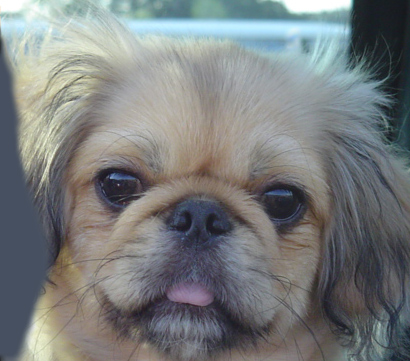
#> input picture Hybrid Images/images/dog.jpeg, 410 x 361 px; the run also reads 2 pictures not shown here
$ jupyter execute --allow-errors A1.ipynb
#> lines starting #> are read from the running program, lines starting #| are printed output that depends on the picture
# CPSC 425 - Computer Vision

## Homework 1: Image Filtering and Hybrid Images

### Leo Foord-Kelcey - 83974592

**Due date: Sep 27**

### Boilerplate

[cell 1]
from PIL import Image
import numpy as np
import math
import cv2 as cv
from scipy import signal
import time

### Submission Notes

All input images are to be read from a directory named `./images` and similarly all outputs will be written to the aforementioned directory. <br>
PDF solutions to `Part 1` are merged to this script inclusive PDF. <br>
Otherwise all solutions should be on this notebook as code or markdown <br>
Thanks!

## Part 1: Written Questions

In this part of the assignment, you will be practicing filtering by hand on a given "image". You may find the questions here (if you are familiar with LaTex, feel free to use the following template to generate the answers). Annotate your results on the PDF. During submission, you will merge this PDF with your report. Make sure that you put this right after your report cover page.

<div class="alert alert-warning">

Part 1: Solution

</div>

Solution attached to PDF

## Part 2: Gaussian Filtering

### Question 1 (3 points)

In CPSC 425, we follow the convention that 2D filters always have an odd number of rows and columns (so that the center row/column of the filter is well-defined).

As a simple warm-up exercise, write a Python function, ‘boxfilter(n)’, that returns a box filter of size n by n. You should check that n is odd, checking and signaling an error with an ‘assert’ statement. The filter should be a Numpy array. For example, your function should work as follows:


        >>> boxfilter(5)
        array([[ 0.04,  0.04,  0.04,  0.04,  0.04],
               [ 0.04,  0.04,  0.04,  0.04,  0.04],
               [ 0.04,  0.04,  0.04,  0.04,  0.04],
               [ 0.04,  0.04,  0.04,  0.04,  0.04],
               [ 0.04,  0.04,  0.04,  0.04,  0.04]])

        >>> boxfilter(4)
        Traceback (most recent call last):
          ...
        AssertionError: Dimension must be odd


HINT: The generation of the filter can be done as a simple one-line expression. Of course, checking that n is odd requires a bit more work.

Show the results of your boxfilter(n) function for the cases n=3, n=4, and n=5.

<div class="alert alert-warning">

Part 2: Solution 1

</div>

[cell 2]
# Produces an n x n box filter where n is odd
def boxfilter(n):

    assert n%2 != 0, f"Dimension must be odd"

    return [[1 / n**2 for x in range(n)] for y in range(n)]

[cell 3]
boxfilter(3)

[cell 4]
# uncomment below to test that an even parameter will throw error.

# boxfilter(4)

[cell 5]
boxfilter(5)

### Question 2 (5 points)

Write a Python function, ‘gauss1d(sigma)’, that returns a 1D Gaussian filter for a given value of sigma. The filter should be a 1D array with length 6 times sigma rounded up to the next odd integer. Each value of the filter can be computed from the Gaussian function, exp(- x^2 / (2*sigma^2)), where x is the distance of an array value from the center. This formula for the Gaussian ignores the constant factor. Therefore, you should normalize the values in the filter so that they sum to 1.

HINTS: For efficiency and compactness, it is best to avoid ‘for’ loops in Python. One way to do this is to first generate a 1D array of values for x, and map this array through the density function. Suppose you want to generate a 1D filter from a zero-centered Gaussian with a sigma of 1.6. The filter length would be odd(1.6*6)=11. You then generate a 1D array of x values [-5 -4 -3 -2 -1 0 1 2 3 4 5] and pass the 1D array through the given density function exp(- x^2 / (2*sigma^2)).

Show the filter values produced for sigma values of 0.3, 0.5, 1, and 2.

<div class="alert alert-warning">

Part 2: Solution 2

</div>

[cell 6]
# Gaussian density function at a specific position
# x is the distance of an array value from the center
# sigma is the given value of sigma
def find_density(x, sigma):

    return math.exp(-((x**2)/(2*sigma**2)))

[cell 7]
# Creates 1D Gaussian filter for a given value of sigma
def gauss1d(sigma):

    # 1D array with 6 times sigma rounded up to the next odd integer
    length = int(np.ceil(6*sigma) // 2 * 2 + 1)
    n = length // 2
    pos_arr = np.arange(-n, n+1, 1)

    # 1D array of same length populated with sigma
    sigma_arr = np.full(length, sigma)

    # Compute density values at each value
    result = np.array(list(map(find_density, pos_arr, sigma_arr)))

    # Normalize
    result = result / result.sum()

    return result

[cell 8]
print('Sigma = 0.3: ', gauss1d(0.3))

[cell 9]
print('Sigma = 0.5: ', gauss1d(0.5))

[cell 10]
print('Sigma = 1: ', gauss1d(1))

[cell 11]
print('Sigma = 2: ', gauss1d(2))

### Question 3 (5 points)

Create a Python function ‘gauss2d(sigma)’ that returns a 2D Gaussian filter for a given value of sigma. The filter should be a 2D array. Remember that a 2D Gaussian can be formed by convolution of a 1D Gaussian with its transpose. You can use the function ‘convolve2d’ in the Scipy Signal Processing toolbox to do the convolution. You will need to provide signal.convolve2d with a 2D array. To convert a 1D array, f, to a 2D array f, of the same size you use ‘f = f[np.newaxis]’

Show the 2D Gaussian filter for sigma values of 0.5 and 1.

<div class="alert alert-warning">

Part 2: Solution 3

</div>

[cell 12]
# Creates 2D Gaussian filter for a given value of sigma
def gauss2d(sigma):

    # Create 1D Gaussian w respective sigma
    f = gauss1d(sigma)

    # Convert to 2D array and transpose
    a = np.expand_dims(f, 1)
    b = np.expand_dims(f, 0)

    # Convolve
    return signal.convolve2d(a, b)

[cell 13]
print('Sigma = 0.5: ', gauss2d(0.5))

[cell 14]
print('Sigma = 1: ', gauss2d(1))

### Question 4 (10 points)

(a) Write a function ‘convolve2d_manual(array, filter)’ that takes in an image (stored in `array`) and a filter, and performs convolution to the image with zero paddings (thus, the image sizes of input and output are the same). Both input variables are in type `np.float32`. Note that for this implementation you should use two for-loops to iterate through each neighbourhood.

<div class="alert alert-warning">

Part 2: Solution 4a

</div>

[cell 15]
# Performs convolution to an input array provided an appropriate filter
def convolve2d_manual(array, filter):

    # create output array
    img_x = array.shape[1]
    img_y = array.shape[0]
    result = np.zeros((img_y, img_x))

    # rotated filter by 180 for simplicity
    flip_filter = np.flipud(np.fliplr(filter))

    # pad array with zeros with respect to filter size
    fil_size = filter.shape[1]
    assert fil_size%2 != 0, f"Filter length must be odd"
    pad_len = int(fil_size // 2)
    padded_arr = np.pad(array, pad_len, mode='constant')

    # populate result array with element wise multiplication of flipped filter and padded array
    for x in range(img_x):
        for y in range(img_y):

            # current segment of padded array
            curr = padded_arr[y:y+fil_size, x:x+fil_size]

            # element size multiplication
            new = flip_filter*curr

            # sum elements in output array
            result[y,x] = new.sum()

    return result

(b) Write a function ‘gaussconvolve2d_manual(array,sigma)’ that applies Gaussian convolution to a 2D array for the given value of sigma. The result should be a 2D array. Do this by first generating a filter with your ‘gauss2d’, and then applying it to the array with ‘convolve2d_manual(array, filter)’

<div class="alert alert-warning">

Part 2: Solution 4b

</div>

[cell 16]
# Applies Gaussian convolution to a 2D array for the given value of sigma
def gaussconvolve2d_manual(array, sigma):
    return convolve2d_manual(array, gauss2d(sigma))

(c) Apply your ‘gaussconvolve2d_manual’ with a sigma of 3 on the image of the dog. Download the image (right-click on an image in your browser and choose “save as”). Load this image into Python, convert it to a greyscale, Numpy array and run your ‘gaussconvolve2d’ (with a sigma of 3). Note, as mentioned in class, for any image filtering or processing operations converting image to a double array format will make your life a lot easier and avoid various artifacts. Once all processing operations are done, you will need to covert the array back to unsigned integer format for storage and display.

<div class="alert alert-warning">

Part 2: Solution 4c

</div>

[cell 17]
# setup input image as 2D array
im = Image.open('images/dog.jpeg')
#> im is the input picture: PIL image 410x361 RGB; mean R, G, B 121.2, 124.5, 125
imL = im.convert('L')
dog_array = np.asarray(imL)

[cell 18]
# compute and save gauss convolution of image
out = gaussconvolve2d_manual(dog_array, 3).astype('uint8')
out = Image.fromarray(out)
out.save('images/dog_gauss_manual.png','PNG')

(d) Use PIL to show both the original and filtered images.

<div class="alert alert-warning">

Part 2: Solution 4d

</div>

[cell 19]
display(im)
print('Original dog image\n')

display(out)
print('Manual gaussian filter on dog image\n')

### Question 5 (7 points)

(a) Write a function ‘gaussconvolve2d_scipy(array,sigma)’ that applies Gaussian convolution to a 2D array for the given value of sigma. The result should be a 2D array. Do this by first generating a filter with your ‘gauss2d’, and then applying it to the array with signal.convolve2d(array,filter,'same'). The ‘same’ option makes the result the same size as the image.

The Scipy Signal Processing toolbox also has a function ‘signal.correlate2d’. Applying the filter ‘gauss2d’ to the array with signal.correlate2d(array,filter,'same') produces the same result as with signal.convolve2d(array,filter,'same'). Why does Scipy have separate functions ‘signal.convolve2d’ and ‘signal.correlate2d’? HINT: Think of a situation in which ‘signal.convolve2d’ and ‘signal.correlate2d’ (with identical arguments) produce different results.

<div class="alert alert-warning">

Part 2: Solution 5a

</div>

[cell 20]
# Applies Gaussian convolution to a 2D array for the given value of sigma using the scipy library
def gaussconvolve2d_scipy(array, sigma):

#> called with sigma = 3
    filter = gauss2d(sigma)

    return signal.convolve2d(array,filter,'same')

Recall the difference between computing a convolution and correlation is that, for convolution, the kernel must be rotated by 180 degrees to trivially compute the sum. That is to say, correlation is the same as convolution if the kernel is `rotationally symmetric`.

Now observing the Gaussian kernel, we can observe that it is in fact rotationally symmetric. This suggests that both correlation and convolution will produce the same result.

This would not be the case for a kernel that does look the same when rotated by 180 degrees.

(b) Apply your ‘gaussconvolve2d_scipy’ with a sigma of 3 on the image of the dog again. Follow instructions in part 4c for saving and loading the image.

<div class="alert alert-warning">

Part 2: Solution 5b

</div>

[cell 21]
# compute and save gauss convolution of image
out_scipy = gaussconvolve2d_scipy(dog_array, 3).astype('uint8')
out_scipy = Image.fromarray(out_scipy)
out_scipy.save('images/dog_gauss_scipy.png','PNG')

(c) Use PIL to show both the original and filtered images.

<div class="alert alert-warning">

Part 2: Solution 5c

</div>

[cell 22]
display(im)
print('Original dog image\n')

display(out_scipy)
print('Scipy gaussian filter on dog image\n')

### Question 6 (2 points)

Experiment on how much time it takes to convolve the dog image above using your convolution implementation ‘gaussconvolve2d_manual’ and the scipy implementation ‘gaussconvolve2d’. Compare and comment on the performance using a sigma of 10.0. HINT: The following code shows you how to time a function. Also, depending on efficency of your implementation you may see different runtimes here compared to the the scipy implementation, that's OK. The key is thinking and explaining why you get a certain result.


        import time
        t1 = time.time() # start timestamp
        operations() # some operations to time
        duration = time.time() - t1 # duration in seconds

<div class="alert alert-warning">

Part 2: Solution 6

</div>

[cell 23]
# print runtime of manual implementation
t1 = time.time() # start timestamp
gaussconvolve2d_manual(dog_array, 10)
d1 = time.time() - t1 # duration in seconds
print('Manual Implementation Duration: ', d1)

[cell 24]
# print runtime of scipy implementation
t2 = time.time() # start timestamp
gaussconvolve2d_manual(dog_array, 10)
d2 = time.time() - t2 # duration in seconds
print('Scipy Implementation Duration: ', d2)

Comparing the performance between the two implementations shows that they produce execute at a fairly similar pace with the scipy implementation having a small edge of ~0.02 seconds.

### Question 7 (3 points)

Convolution with a 2D Gaussian filter is not the most efficient way to perform Gaussian convolution on an image. In a few sentences, explain how this could be implemented more efficiently taking advantage of separability and why, indeed, this would be faster. NOTE: It is not necessary to implement this. Just the explanation is required. Your answer will be graded for clarity.

<div class="alert alert-warning">

Part 2: Solution 7

</div>

When computing the resultant image, we must iterate upon every pixel of the image `n x n` applying the appropriate kernel at every point. This process is an unavoidable `O(n^2)`.

Now using a 2D filter we need to compute element wise multiplication between the image and the entire 2D `m x m` kernel matrix at `O(m^2)`.
This results in a total runtime of `O(n^2 + m^2)`.

Recall a 2D function of x and y is separable if it can be represented by the product of two 1D functions; one of x and one of y.
Thankfully it is true that a 2D Gaussian filter can expressed as a product of two 1D functions.

If we employ separability, we iterate upon an `m x 1` vector (of x) and a `1 x m` vector (of y) at a far more efficient `O(2m)`.
This results in a more preferable total runtime of `O(n^2 + 2m)`.

## Part 3: Hybrid Images

(credit: this part of assignment is mod>eled after James Hays' course at GaTech)

Gaussian filtering produces a low-pass (blurred) filtered version of an image. Consequently, the difference between the original and the blurredlow-pass filtered counterpart results in a high-pass filtered version of the image. As defined in the original ACM Siggraph 2006 paper a hybrid image is the sum of a low-pass filtered version of the one image and a high-pass filtered version of a second image. There is a free parameter, which can be tuned for each image pair, which controls how much high frequency to remove from the first image and how much low frequency to leave in the second image. This is called the 'cutoff-frequency'. In the paper it is suggested to use two cutoff frequencies (one tuned for each image) and you are free to try that, as well. In the starter code, the cutoff frequency is controlled by changing the standard deviation of the Gausian filter used in constructing the hybrid images.

We provide you with pairs of aligned images which can be merged reasonably well into hybrid images. The alignment is important because it affects the perceptual grouping (read the paper for details). We encourage you to create additional examples (e.g. change of expression, morph between different objects, change over time, etc.). See the hybrid image gallery for some inspiration.

### Question 1 (3 points)

Choose an appropriate sigma and create a blurred version of the one of the paired images. For this to work you will need to choose a relatively large sigma and filter each of the three color channels (RGB) separately, then compose the channels back to the color image to display. Note, you should use the same sigma for all color channels.

**Solution Example on Assignment PDF**

<div class="alert alert-warning">

Part 3: Solution 1

</div>

[cell 25]
# returns low frequency version of an image with desired cutoff frequency (sigma) as an array
def gauss_low_freq(image, sigma):

    img = np.asarray(image)

    r_arr = img[:,:,0]
    g_arr = img[:,:,1]
    b_arr = img[:,:,2]

    r = gaussconvolve2d_manual(r_arr, sigma)
    g = gaussconvolve2d_manual(g_arr, sigma)
    b = gaussconvolve2d_manual(b_arr, sigma)

    return np.dstack((r,g,b))

[cell 26]
img = Image.open('images/0b_dog.bmp')
sigma = 5

low = gauss_low_freq(img, sigma)
result = Image.fromarray(low.astype('uint8'))
#> result: PIL image 410x361 RGB

result.save('images/dog_low_freq.png','PNG')

display(result)
print('Computing a low frequency dog image')

### Question 2 (3 points)

Choose an appropriate sigma (it is suggested to use the same as above) and create a high frequency version of the second from the two the paired images. Again you will operate on each of the color channels separately and use same sigma for all channels. High frequency filtered image is obtained by first computing a low frequency Gaussian filtered image and then subtracting it from the original. The high frequency image is actually zero-mean with negative values so it is visualized by adding 128 (if you re-scaled the original image to the range between 0 and 1, then add 0.5 for visualization). In the resulting visualization illustrated below, bright values are positive and dark values are negative.

**Solution Example on Assignment PDF**

<div class="alert alert-warning">

Part 3: Solution 2

</div>

[cell 27]
# returns high frequency version of an image with desired cutoff frequency (sigma) as an array
def gauss_high_freq(image, sigma):

    img = np.asarray(image)

    low = gauss_low_freq(image, sigma)

    return img - low

[cell 28]
img = Image.open('images/0a_cat.bmp')
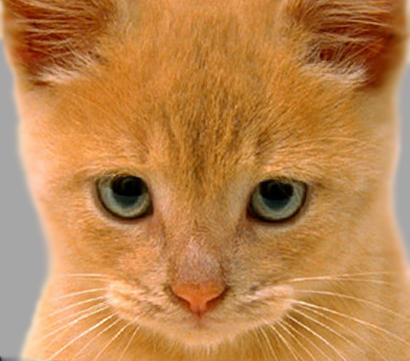
#> input picture Hybrid Images/images/0a_cat.bmp, 410 x 361 px
#> img is the input picture: PIL image 410x361 RGB; mean R, G, B 188.3, 132.5, 77.1
sigma = 5

high = gauss_high_freq(img, sigma)
#> call 2 of gauss_low_freq, with sigma = 5
#> in gauss_low_freq (call 2), `r_arr = img[:,:,0]`:
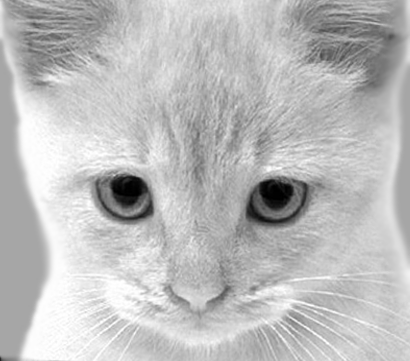
#> r_arr: shape (361, 410); min 0, max 255, mean 188.3
#> in gauss_low_freq (call 2), `g_arr = img[:,:,1]`:
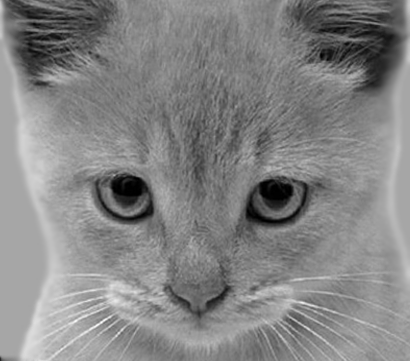
#> g_arr: shape (361, 410); min 0, max 255, mean 132.5
#> in gauss_low_freq (call 2), `b_arr = img[:,:,2]`:
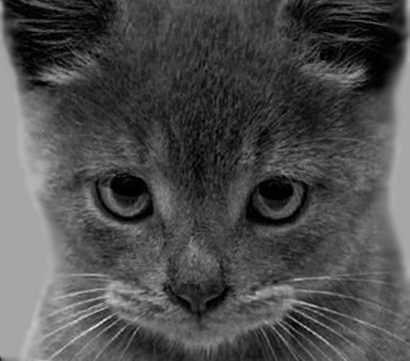
#> b_arr: shape (361, 410); min 0, max 234, mean 77.1

result = np.clip(high + 128, 0, 255)
#> result: shape (361, 410, 3) float64
result = Image.fromarray(result.astype('uint8'))
#> result: PIL image 410x361 RGB

result.save('images/cat_high_freq.png','PNG')

display(result)
print('Computing a high frequency cat image')

### Question 3 (4 points)

Now simply add the low and high frequency images (per channel). Note, the high frequency image that you add,should be the originally computed high frequency image (without adding 128; this addition is only done for visualizations in the part above) You may get something like the following as a result:

**Solution Example on Assignment PDF**

<div class="alert alert-warning">

Part 3: Solution 3

</div>

[cell 29]
# combines of two images as an array using desired cutoff frequency (sigma)
def combine(im_low, im_high, sigma):

    low = gauss_low_freq(im_low, sigma)
    high = gauss_high_freq(im_high, sigma)

    return np.clip(low + high, 0, 255)
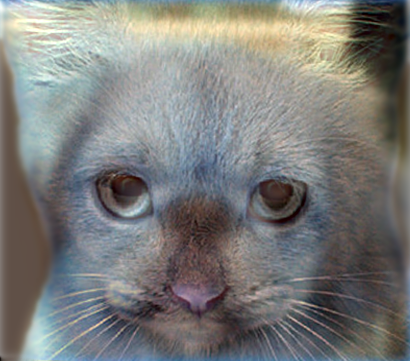
#> returned value: shape (361, 410, 3) float64; mean of channels 0, 1, 2 122.9, 125.1, 124.7; drawn as B, G, R

[cell 30]
sigma = 5

high = Image.open('images/0a_cat.bmp')
low = Image.open('images/0b_dog.bmp')

combo = combine(low, high, sigma)
result = Image.fromarray(combo.astype('uint8'))

result.save('images/combo_cat_dog.png','PNG')

display(result)
print('Combining low frequency dog image with high frequency cat image')

[cell 31]
sigma = 5

low = Image.open('images/3a_fish.bmp')
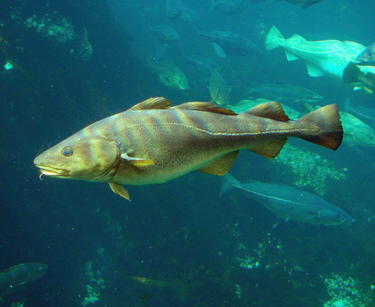
#> input picture Hybrid Images/images/3a_fish.bmp, 375 x 307 px
#> low is the input picture: PIL image 375x307 RGB; mean R, G, B 27.2, 95.5, 98.4
high = Image.open('images/3b_submarine.bmp')
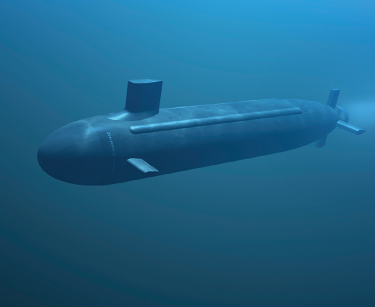
#> input picture Hybrid Images/images/3b_submarine.bmp, 375 x 307 px
#> high is the input picture: PIL image 375x307 RGB; mean R, G, B 29.4, 99.7, 136.3

combo = combine(low, high, sigma)
#> after the loop in convolve2d_manual (call 16), `for x in range(img_x):`:
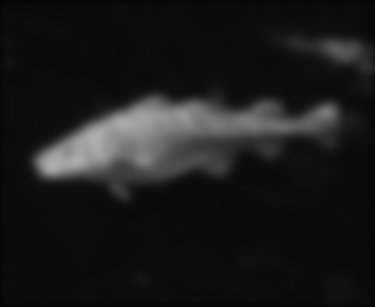
#> result: shape (307, 375) float64; min 3.43, max 175.2, mean 26.9
#> after the loop in convolve2d_manual (call 17), `for x in range(img_x):`:
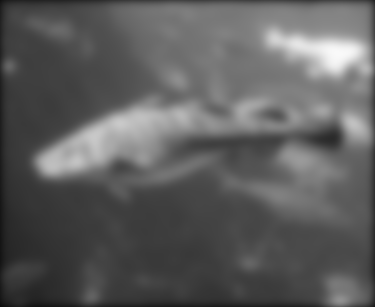
#> result: shape (307, 375) float64; min 11.48, max 249.7, mean 93.5
#> in convolve2d_manual (call 18), `padded_arr = np.pad(array, pad_len, mode='constant')`:
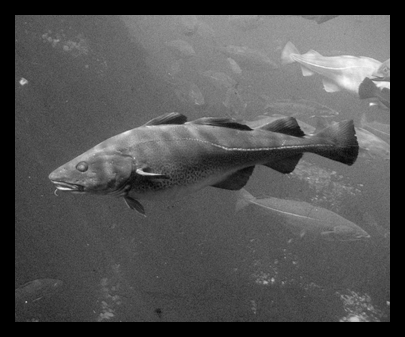
#> padded_arr: shape (337, 405); min 0, max 251, mean 83
result = Image.fromarray(combo.astype('uint8'))

result.save('images/combo_fish_submarine.png','PNG')

display(result)
print('Combining low frequency fish image with high frequency submarine image')
